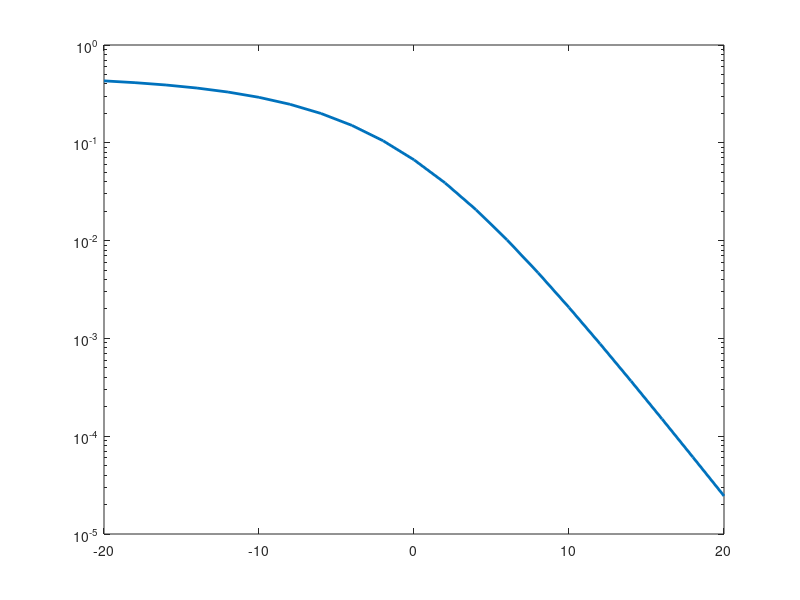

Source code (MATLAB): (Note: this script raises an error after producing the figure.)
%% 瑞利信道 - 一发两收 EGC 合并算法仿真

%% 变量声明
% M = 2，代表BPSK
M = 2;
% 数据点个数
len = 5000000;
% 随机生成的原始数据
data = randi([0 1], 1, len);
% 信噪比范围 (dB)
EbN0dB = -20:2:20;

%% BPSK调制函数
bpskMod = @(data) 2 * data - 1;

%% BPSK解调
bpskDemod = @(Signal) heaviside(real(Signal));

%% 理论结果
% 平均信噪比
EbN0 = 10.^(EbN0dB / 10);
Pb = 0.5 * (1 - sqrt(1 - 1 ./ (1 + EbN0).^2));
semilogy(EbN0dB, Pb, 'LineWidth', 2);

hold on

%% 仿真结果

% bpsk调制后信号
modSig = bpskMod(data);
% 接收到的信号，提前声明，加快循环速度
recSig = zeros(2, len);
% 信号通过瑞利信道衰减 Gk，提前声明，加快循环速度
G = zeros(2, len);
% 合并比 Ak，提前声明，加快循环速度
A = zeros(2, len);
% 合并后的信号，提前声明，加快循环速度
finSig = zeros(1, len);
% 解调获得的数据，提前声明，加快循环速度
finData = zeros(1, len);
% 错误概率
errRate = zeros(1, length(EbN0dB));
errRate2 = errRate;

% 仿真开始
for i = 1:length(EbN0dB)
    % 通过瑞利信道，并叠加高斯噪声
    [recSig(1, :), G(1, :)] = RayAWGN(modSig, EbN0dB(i), M);
    [recSig(2, :), G(2, :)] = RayAWGN(modSig, EbN0dB(i), M);
    % 合并比计算
    A = conj(G) ./ abs(G);
    % 乘以合并系数
    recSig = recSig .* A;
    % 取出一路信号估计未分集错误率
    [~, errRate2(i)] = ErrRate(data, bpskDemod(recSig(1,:)));
    % 将两个信号叠加
    finSig = recSig(1, :) + recSig(2, :);
    finData = bpskDemod(finSig);
    [~, errRate(i)] = ErrRate(data, finData);
end
semilogy(EbN0dB, errRate2, 'LineWidth', 2);
semilogy(EbN0dB, errRate, 'r*', 'LineWidth', 0.7, 'MarkerSize', 9);
grid on
title({'Plot', [num2str(len), '点瑞利信道EGC算法仿真结果']})
legend('EGC 理论结果', '未分集仿真结果', 'EGC 仿真结果')
xlabel('$$\frac{E_b}{N_o}\space (dB)$$', 'Interpreter', 'latex')
ylabel('BER (对数坐标)')